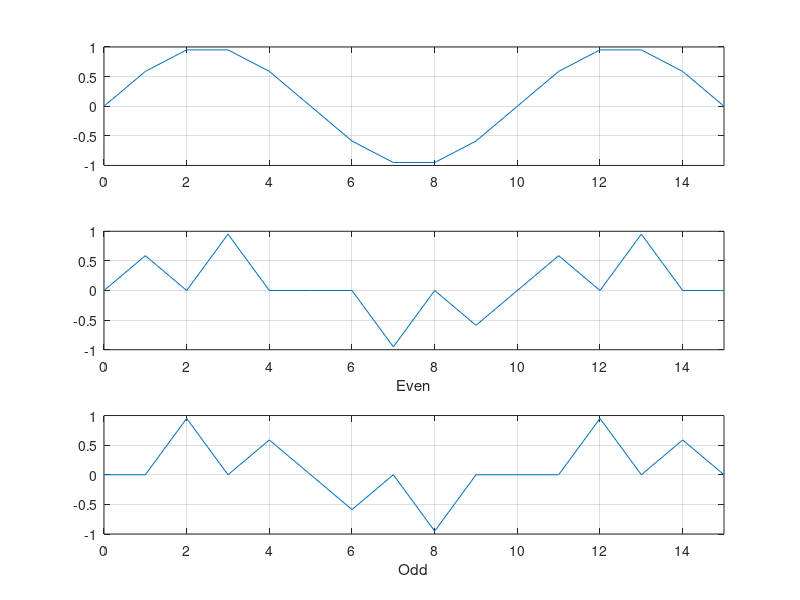

The MATLAB script that drew this image:
mas = sin(0 : 3 * pi / 15 : 3 * pi)
x = 0 : 1 : 15;
subplot(3, 1, 1);
plot(x, mas);
xlim([0; 15]);
ylim([-1; 1]);
grid on;
even = zeros(1, 16);
odd = zeros(1, 16);
for i = 1 : 16
    if(mod(i, 2) ~= 0)
        odd(i) = mas(i);
    else
        even(i) = mas(i);
    end
end

subplot(3, 1, 2);
plot(x, even);
xlabel('Even')
xlim([0; 15]);
ylim([-1; 1]);
grid on;

subplot(3, 1, 3);
plot(x, odd);
xlabel('Odd')
xlim([0; 15]);
ylim([-1; 1]);
grid on;
